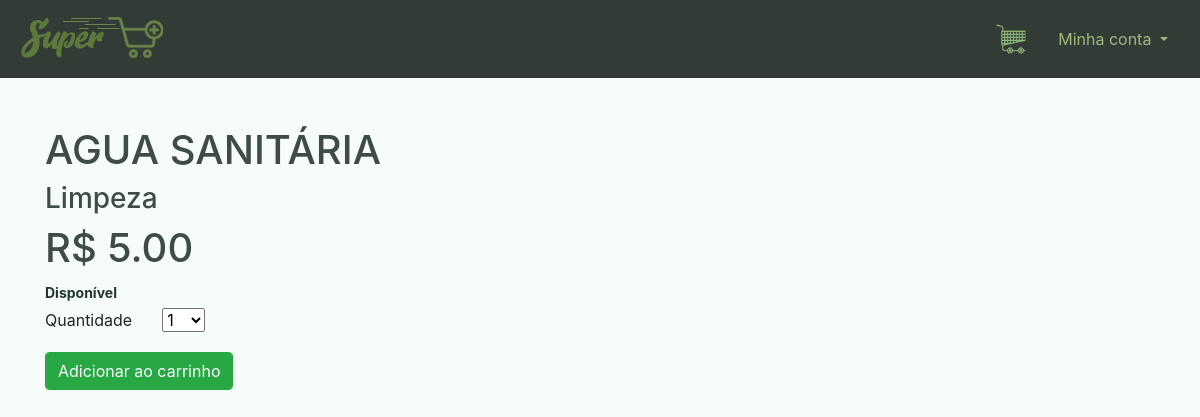
Screenshot of /produto_detalhe/21 with the database file from the repository.
### dashboard/models.py (models this page shows, shortened)
class Produto(models.Model):
    categoria = models.ForeignKey(Categoria, on_delete=models.CASCADE, verbose_name='Categoria')
    nome = models.CharField(max_length=150, unique=True, blank=False, null=False, verbose_name='Produto')
    quantidade = models.IntegerField(blank=False, null=False, verbose_name='Quantidade')
    valor_pago = models.DecimalField(max_digits=6, decimal_places=2, blank=False, null=False,verbose_name='Valor Pago')
    preco_medio = models.DecimalField(default=0.00, max_digits=5, decimal_places=2, blank=False, null=False,verbose_name='Preço de Venda',editable=False)
    data_criada = models.DateTimeField(auto_now_add=True, verbose_name='Criado')
    data_modificacao = models.DateTimeField(auto_now=True,verbose_name='Modificado')
    status = models.BooleanField(default=True, auto_created=True)

class Categoria(models.Model):
    nome = models.CharField(max_length=50, blank=True, null=True, unique=True, verbose_name='Categoria')
    def __str__(self):
        return self.nome

### supermercado/views.py (the view)
# urls.py: path('produto_detalhe/<int:id>', super_produto_detalhe, name='super_produto_detalhe'),
def super_produto_detalhe(request,id):
    contexto = {}
    produto = get_object_or_404(Produto,id=id)
    carrinho_produto_form = CarrinhoProdutoForm()
    contexto['produto'] = produto
    contexto['carrinho_form']= carrinho_produto_form
    return render(request,'supermercado/super_produto_detalhe.html', contexto)

### carrinho/forms.py
class CarrinhoProdutoForm(forms.Form):
    quantidade = forms.TypedChoiceField(label='Quantidade',choices=PRODUTO_QUANTIDADE,coerce= int)#ecolha da quantidade de produto
    sobrepor_qntd = forms.BooleanField(required=False, initial=False, widget=forms.HiddenInput)
    widgets={
        'quantidade': forms.NumberInput(attrs={'class':'form-control','min':'1','max':'50'}),
    }

### supermercado/templates/supermercado/super_produto_detalhe.html (shortened to what this page needs)
{% extends 'base.html' %}
{% block navbar %}
{% include 'parciais/_super_header.html' %}
{% endblock %}
{% block main %}
<div class="container mt-4">
    <div class="row">
        <div class="col-12">
            <div class="row">
                <div class="col-12 mt-4">
                    <h1 class="title-h2">{{produto.nome}}</h1>
                </div>
                <div class="col-12"><h3 class="title-h2">{{produto.categoria}}</h3></div>
                <div class="col-12 text-p"><h1>R$ {{produto.preco_medio}}</h1></div>
                <div class="col-12"><span class="small"><strong>{% if produto.status == True%}Disponível{%else%}Indisponível{%endif%}</strong></span></div>
                <div class="col">
                    {% if produto.status == False%}
                    <div class="row">
                        <form action="{% url 'carrinho_add' produto.id %}" method="POST">
                            {% csrf_token %}
                            <div class="col-6 mt-1">
                                <div class="row">
                                    <div class="col text-p">Quantidade</div>
                                    <div class="col">{{ carrinho_form.quantidade }}</div>
                                </div>
                            </div>
                            <div class="col-6 mt-1">
                                <input type="submit" class="form-control btn btn-success" hidden
                                    value="Adicionar ao carrinho">
                            </div>
                        </form>
                    </div>
                    {%else%}
                    <div class="row">
                        <form action="{% url 'carrinho_add' produto.id %}" method="POST">
                            <div class="col mt-1">
                                <div class="row ">
                                    <div class="col">Quantidade</div>
                                    <div class="col form-group">{{ carrinho_form.quantidade }}</div>
                                </div>
                            </div>
                            <div class="col mt-1">
                                <input type="submit" class="form-control btn btn-success" value="Adicionar ao carrinho">
                            </div>
                        </form>
                    </div>
                    {%endif%}
                </div>
            </div>
        </div>
    </div>
</div>
{% endblock %}

### templates/static/css/style.css (style rules this page uses)
body { background-color: #f6fcfa !important; }
h1,h2,h3,h4,h5,h6 { color: #3f4b45 !important; }
.small { font-size: 0.875em; color: #23362d !important; }
.text-p { color: #15201b !important; }

### rows the page displays
Produto: nome "AGUA SANITÁRIA", categoria "Limpeza", preco_medio "5.00"
